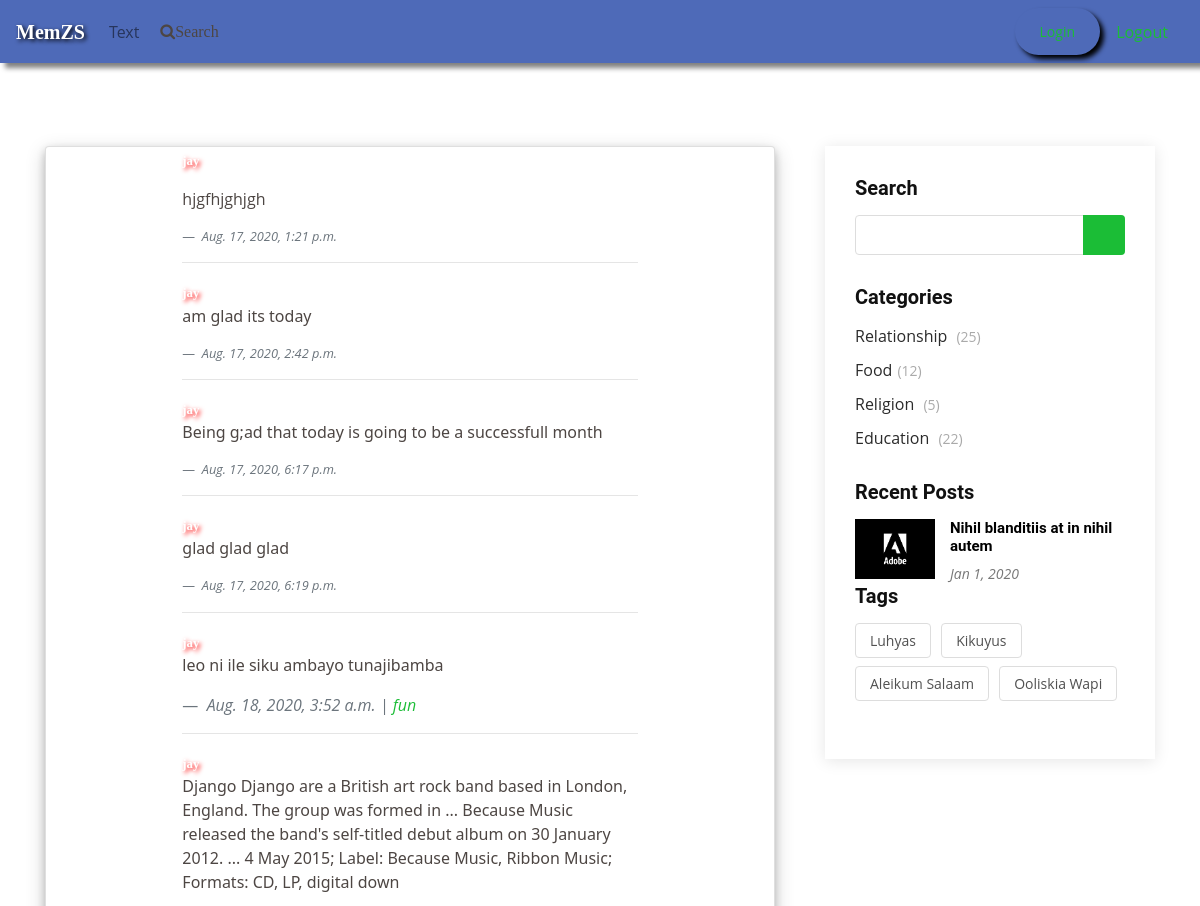
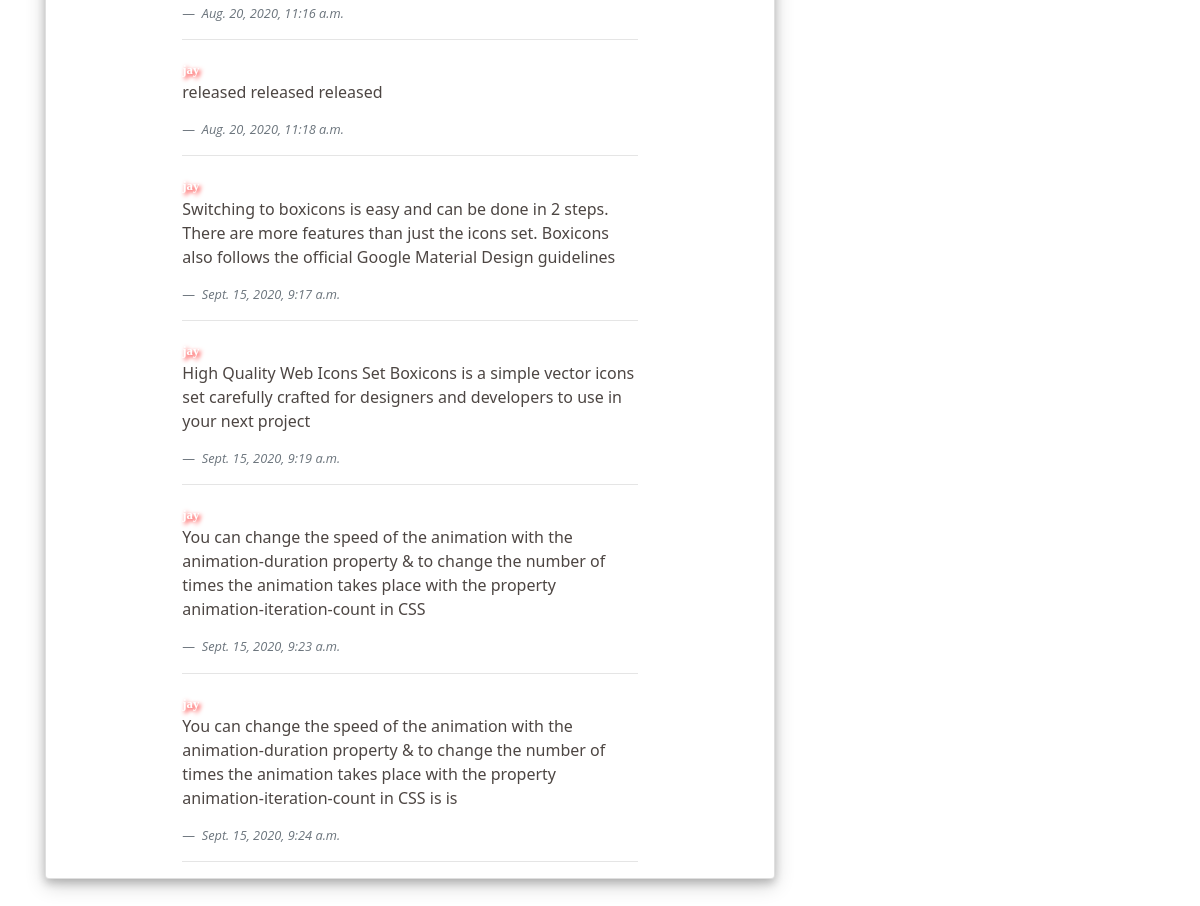
The page / on the database its author committed (2 pictures, top to bottom).
### r2/models.py (models this page shows, shortened)
class PostQ(models.Model):
    author=models.ForeignKey(User,on_delete=models.CASCADE)
    category=models.CharField(max_length=255)
    likes=models.ManyToManyField(User,related_name='blog', blank=True,null=True)
    created_on=models.DateTimeField(auto_now_add=True)
    body=models.CharField(max_length=255)

### r2/views.py (the view)
# urls.py: url(r'^$',QuoteView.as_view(),name='quote-detail'),
class QuoteView(ListView):
    model = PostQ
    template_name= 'index.html'

### r2/templates/index.html (shortened to what this page needs)
{% extends 'base.html' %}
{% load static %}
{% block content %}
<section id="blog" class="blog">
  <div class="container">
    <div class="row">
      <div class="col-lg-8 entries">
    <div class="container wow fadeIn">
      <div class="row">
        <div class=" mb-4">
          <div class="card"  style="box-shadow: 0 4px 8px 0 rgba(0, 0, 0, 0.2), 0 6px 20px 0 rgba(0, 0, 0, 0.19);">
            <div class="col-md-8 ml-auto mr-auto">
              {% for post in object_list %}
              <div class="section">
                <small> <a href="" style="font-family: cursive; text-shadow: 2px 2px 4px red; color: white;" > <b>{{post.author}}</b> </a> </small>
                <br>
                <p class="card-text" style="font-family:'Segoe UI', Tahoma, Geneva, Verdana, sans-serif;">
                  {{post.body|safe}}
                </p>
                {% if post.category%}
                <blockquote class="blockquote mb-0">
                  <footer class="blockquote-footer"> <i>{{post.created_on}} | <cite title="Source Title"> <a
                    href="{%url 'quote_category' post.category %}">{{post.category}}</i> </a></cite></footer>
                </blockquote>
                {% else %}
                <footer class="blockquote-footer"> <i>{{post.created_on}}</i> </footer>
                {% endif %}
                <hr>
              </div>
              {% endfor %}
            </div>
          </div>
        </div>
      </div>
    </div>
      </div>
      <div class="col-lg-4">
        <div class="sidebar">
          <h3 class="sidebar-title">Search</h3>
          <div class="sidebar-item search-form">
            <form action="{% url 'disp' %}" id="search-form" method="POST">
              <input type="text" name="keyword" >
              <button type="submit"><i class="icofont-search"></i></button>
            </form>
          </div>
          <h3 class="sidebar-title">Categories</h3>
          <div class="sidebar-item categories">
            <ul>
              <li><a href="#">Relationship <span>(25)</span></a></li>
              <li><a href="#">Food<span>(12)</span></a></li>
              <li><a href="#"> Religion <span>(5)</span></a></li>
              <li><a href="#">Education <span>(22)</span></a></li>
            </ul>
          </div>
          <h3 class="sidebar-title">Recent Posts</h3>
          <div class="sidebar-item recent-posts">
            <div class="post-item clearfix">
              <img src="{% static 'img/ado.png' %}" alt="">
              <h4><a href="blog-single.html">Nihil blanditiis at in nihil autem</a></h4>
              <time datetime="2020-01-01">Jan 1, 2020</time>
            </div>
          <h3 class="sidebar-title">Tags</h3>
          <div class="sidebar-item tags">
            <ul>
              <li><a href="#">Luhyas</a></li>
              <li><a href="#">Kikuyus</a></li>
              <li><a href="#">Aleikum Salaam</a></li>
              <li><a href="#">Ooliskia Wapi</a></li>
            </ul>
          </div>
        </div>
      </div>
    </div>
  </div>
</section>
{% endblock %}

### templates/base.html (shortened to what this page needs)
<!doctype html>
{% load static %}
<html lang="en">
  <head>
    <link rel="stylesheet" href="https://stackpath.bootstrapcdn.com/bootstrap/4.5.0/css/bootstrap.min.css">
    <link rel="stylesheet" href="https://cdnjs.cloudflare.com/ajax/libs/font-awesome/4.7.0/css/font-awesome.min.css">
   <link href="{% static 'assets/vendor/icofont/icofont.min.css' %}" rel="stylesheet">
   <link href="{% static 'assets/vendor/boxicons/css/boxicons.min.css' %}" rel="stylesheet">
   <link href="{% static 'assets/vendor/animate.css/animate.min.css' %}" rel="stylesheet">
   <link href="{% static 'assets/vendor/venobox/venobox.css' %}" rel="stylesheet">
   <link href="{% static 'assets/vendor/owl.carousel/assets/owl.carousel.min.css' %}" rel="stylesheet">
   <link href="{% static 'assets/vendor/aos/aos.css' %}" rel="stylesheet">
   <link href="{% static 'assets/vendor/remixicon/remixicon.css' %}" rel="stylesheet">
    <link rel="stylesheet" href="{% static 'assets/css/style.css' %}">
  </head>
  <body>
    <header>
  <nav class="navbar navbar-expand-md navbar-light fixed-top" style="  box-shadow: 5px 5px 5px grey; background-color: rgb(78, 106, 184);
  ">
    <a class="navbar-brand" href="#" style="font-family: cursive;  text-shadow: 2px 2px 4px #000000; color: white;
    "> <b>MemZS</b> </a>
    <div class="collapse navbar-collapse" id="navbarCollapse">
      <ul class="navbar-nav mr-auto">
        <li class="nav-item">
            <a class="nav-link" href="{% url 'add_quote' %}">Text</a>
        </li>
  <li class="nav-item">
    <form class="form-inline mt-2 mt-md-0">
      <a class="btn my-2 my-sm-0" type="submit"><i class="fa fa-search" data-toggle="modal" data-target="#exampleModal" >Search</i></a>
    </form>  </li>
      </ul>
      <button class="btn btn-sm btn-default " style="border-radius: 25px; box-shadow: 4px 4px 5px black;" ><a class="nav-link" href="{% url 'login' %}">Login</a></button>
      <a class="nav-link" href="{% url 'logout' %}">Logout</a>
    </div>
  </nav>
</header>
{% block content %}
{%endblock %}
</body>
</html>

### static/assets/css/style.css (style rules this page uses)
body { font-family: "Open Sans", sans-serif; color: #4d4643; }
a { color: #1bbd36; }
h1, h2, h3, h4, h5, h6 { font-family: "Roboto", sans-serif; }
section { padding: 60px 0; overflow: hidden; }
.blog { padding: 40px 0 20px 0; }
.blog .sidebar { padding: 30px; margin: 0 0 60px 20px; box-shadow: 0px 2px 15px rgba(0, 0, 0, 0.1); }
.blog .sidebar .sidebar-title { font-size: 20px; font-weight: 700; padding: 0 0 0 0; margin: 0 0 15px 0; color: #111; position: relative; }
.blog .sidebar .sidebar-item { margin-bottom: 30px; }
.blog .sidebar .search-form form { background: #fff; border: 1px solid #ddd; padding: 3px 10px; position: relative; border-radius: 4px; }
.blog .sidebar .search-form form input[type="text"] { border: 0; padding: 4px; width: calc(100% - 40px); }
.blog .sidebar .search-form form button { position: absolute; top: 0; right: 0; bottom: 0; border: 0; background: none; font-size: 16px; padding: 0 15px; margin: -1px; background: #1bbd36; color: #fff; transition: 0.3s; border-radius: 0 4px 4px 0; }
.blog .sidebar .categories ul { list-style: none; padding: 0; }
.blog .sidebar .categories ul li + li { padding-top: 10px; }
.blog .sidebar .categories ul a { color: #2b2b2b; transition: 0.3s; }
.blog .sidebar .categories ul a span { padding-left: 5px; color: #aaaaaa; font-size: 14px; }
.blog .sidebar .recent-posts img { width: 80px; float: left; }
.blog .sidebar .recent-posts h4 { font-size: 15px; margin-left: 95px; font-weight: bold; }
.blog .sidebar .recent-posts h4 a { color: black; transition: 0.3s; }
.blog .sidebar .recent-posts time { display: block; margin-left: 95px; font-style: italic; font-size: 14px; color: #777777; }
.blog .sidebar .tags { margin-bottom: -10px; }
.blog .sidebar .tags ul { list-style: none; padding: 0; }
.blog .sidebar .tags ul li { display: inline-block; }
.blog .sidebar .tags ul a { color: #515151; font-size: 14px; padding: 6px 14px; margin: 0 6px 8px 0; border: 1px solid #dddddd; display: inline-block; transition: 0.3s; border-radius: 4px; }

### rows shown on the page
PostQ: author "jay", body "hjgfhjghjgh", created_on "Aug. 17, 2020, 1:21 p.m."
PostQ: author "jay", body "am glad its today", created_on "Aug. 17, 2020, 2:42 p.m."
PostQ: author "jay", body "Being g;ad that today is going to be a successfull month", created_on "Aug. 17, 2020, 6:17 p.m."
PostQ: author "jay", body "glad glad glad", created_on "Aug. 17, 2020, 6:19 p.m."
PostQ: author "jay", body "leo ni ile siku ambayo tunajibamba", created_on "Aug. 18, 2020, 3:52 a.m.", category "fun"
PostQ: author "jay", body "Django Django are a British art rock band based in London, England. The group was formed in ... Because Music released the band's self-titled debut album on 30 January 2012. ... 4 May 2015; Label: Because Music, Ribbon Music; Formats: CD, LP, digital down", created_on "Aug. 20, 2020, 11:16 a.m."
PostQ: author "jay", body "released released released", created_on "Aug. 20, 2020, 11:18 a.m."
PostQ: author "jay", body "Switching to boxicons is easy and can be done in 2 steps. There are more features than just the icons set. Boxicons also follows the official Google Material Design guidelines", created_on "Sept. 15, 2020, 9:17 a.m."
PostQ: author "jay", body "High Quality Web Icons Set Boxicons is a simple vector icons set carefully crafted for designers and developers to use in your next project", created_on "Sept. 15, 2020, 9:19 a.m."
PostQ: author "jay", body "You can change the speed of the animation with the animation-duration property & to change the number of times the animation takes place with the property animation-iteration-count in CSS", created_on "Sept. 15, 2020, 9:23 a.m."
PostQ: author "jay", body "You can change the speed of the animation with the animation-duration property & to change the number of times the animation takes place with the property animation-iteration-count in CSS is is", created_on "Sept. 15, 2020, 9:24 a.m."
